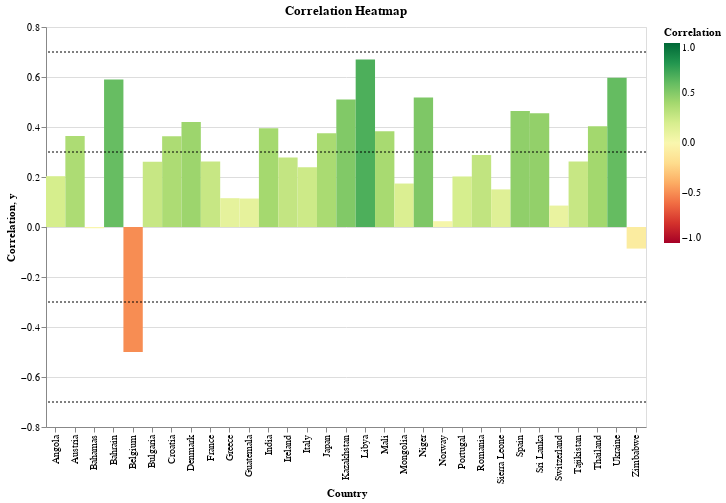

Notebook source saved alongside this figure:
### Code cell
heatmap_bar_chart = alt.Chart(temp_yield_corr).mark_rect().encode(
    x='Country:O',
    y=alt.Y('Correlation:Q',scale=alt.Scale(domain=[-.75, .75])),
    color=alt.Color('Correlation:Q', scale=alt.Scale(domain=[-1, 1], scheme='redyellowgreen')),
    tooltip=['Country', 'Correlation']
).properties(
    title="Correlation Heatmap",
    width=600,
    height=400
)

lines = alt.Chart(pd.DataFrame({'y': [0.3, 0.7, -0.3, -0.7]})).mark_rule(strokeDash=[2,2]).encode(
    y='y:Q'
)

heatmap_bar_chart + lines

### Figure 1 — Vega-Lite specification as saved in the notebook (floating-point values rounded to 4 significant figures)
{"config": {"view": {"continuousWidth": 300, "continuousHeight": 300}}, "layer": [{"data": {"name": "data-2e5493d978366d0f257f312ea7181cc6"}, "mark": {"type": "rect"}, "encoding": {"color": {"field": "Correlation", "scale": {"domain": [-1, 1], "scheme": "redyellowgreen"}, "type": "quantitative"}, "tooltip": [{"field": "Country", "type": "nominal"}, {"field": "Correlation", "type": "quantitative"}], "x": {"field": "Country", "type": "ordinal"}, "y": {"field": "Correlation", "scale": {"domain": [-0.75, 0.75]}, "type": "quantitative"}}, "title": "Correlation Heatmap"}, {"data": {"name": "data-a9362f80fa0b78728864959aa8c98ddb"}, "mark": {"type": "rule", "strokeDash": [2, 2]}, "encoding": {"y": {"field": "y", "type": "quantitative"}}}], "height": 400, "width": 600, "$schema": "https://vega.github.io/schema/vega-lite/v5.14.1.json", "datasets": {"data-2e5493d978366d0f257f312ea7181cc6": [{"Country": "Angola", "Correlation": 0.2032}, {"Country": "Austria", "Correlation": 0.3643}, {"Country": "Bahamas", "Correlation": -0.004999}, {"Country": "Bahrain", "Correlation": 0.5905}, {"Country": "Belgium", "Correlation": -0.4997}, {"Country": "Bulgaria", "Correlation": 0.2612}, {"Country": "Croatia", "Correlation": 0.3634}, {"Country": "Denmark", "Correlation": 0.4205}, {"Country": "France", "Correlation": 0.2615}, {"Country": "Greece", "Correlation": 0.1152}, {"Country": "Guatemala", "Correlation": 0.1138}, {"Country": "India", "Correlation": 0.3954}, {"Country": "Ireland", "Correlation": 0.2781}, {"Country": "Italy", "Correlation": 0.2388}, {"Country": "Japan", "Correlation": 0.375}, {"Country": "Kazakhstan", "Correlation": 0.5097}, {"Country": "Libya", "Correlation": 0.6701}, {"Country": "Mali", "Correlation": 0.3833}, {"Country": "Mongolia", "Correlation": 0.1739}, {"Country": "Niger", "Correlation": 0.518}, {"Country": "Norway", "Correlation": 0.02316}, {"Country": "Portugal", "Correlation": 0.2021}, {"Country": "Romania", "Correlation": 0.2877}, {"Country": "Sierra Leone", "Correlation": 0.1504}, {"Country": "Spain", "Correlation": 0.464}, {"Country": "Sri Lanka", "Correlation": 0.4546}, {"Country": "Switzerland", "Correlation": 0.08569}, {"Country": "Tajikistan", "Correlation": 0.2617}, {"Country": "Thailand", "Correlation": 0.4032}, {"Country": "Ukraine", "Correlation": 0.5972}, {"Country": "Zimbabwe", "Correlation": -0.08637}], "data-a9362f80fa0b78728864959aa8c98ddb": [{"y": 0.3}, {"y": 0.7}, {"y": -0.3}, {"y": -0.7}]}}
